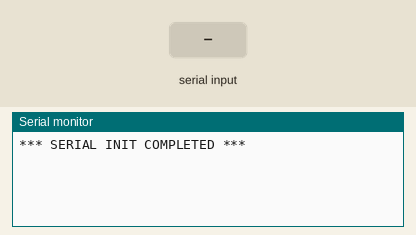
Simulated run of this sketch. Board: Arduino Nano, built with avr-gcc and run on an emulated ATmega328P. Parts: the last lines printed to the serial monitor. The inputs (shaded band) are chosen by the test bench.

Above: at 1.2 s.
1.3 s: "1" received over the second serial link
At 13.1 s:
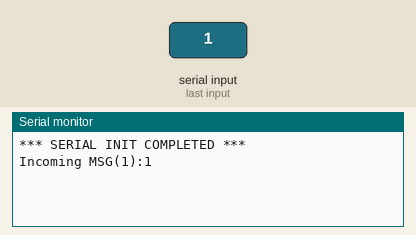
19.4 s: "0" received over the second serial link
At 25.9 s:
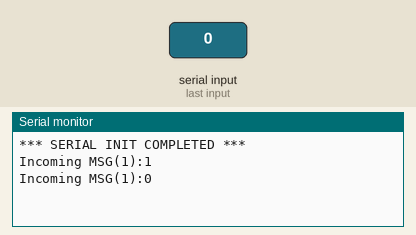
37.5 s: "2" received over the second serial link
At 50.3 s:
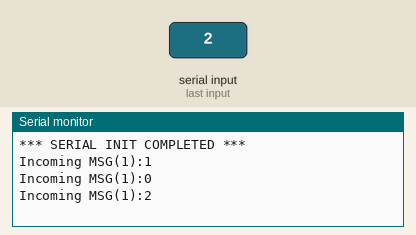

The sketch:

Arduino-hc06.ino
```cpp
// (licence header left out)
#include "SoftwareSerial.h"

SoftwareSerial hc06serial(10, 11);  // (RX,TX)

#define DEBUG 1
#define BUFFER_SIZE 64

char inData[BUFFER_SIZE];
char inChar = -1;
int count = 0;
int i = 0;

void setup()
{
  Serial.begin(9600);  // DEBUG CONSOLE !
  hc06serial.begin(9600); // HC-06 Serial over BT
  hc06serial.println(0x00); // write "something"
  #ifdef DEBUG
  Serial.println("*** SERIAL INIT COMPLETED ***");
  #endif
  hc06serial.println("*** Ping MSG to MDC-X ***");

}
void loop()
{

  byte bc = 0;

  // Sending some preset change commands to the MDC-X
  for(int j=1; j<=3;j++) {
    hc06serial.print("/mdc_layer1_preset");
    hc06serial.println(j);
    delay(2000);
  }

  // Sending some media change commands to the MDC-X
  for(int j=1; j<=3;j++) {
    hc06serial.print("/mdc_layer1_media");
    hc06serial.println(j);
    delay(2000);
  }

  bc = hc06serial.available();
  if (bc > 0) {
    for(i=0;i<bc;i++) { inData[i] = hc06serial.read(); }
    inData[i] = '\0';
    #ifdef DEBUG
    Serial.print("Incoming MSG(");
    Serial.print(bc);
    Serial.print("):");
    Serial.println(inData);
    #endif
  }
  delay(100);
}
```

Measured:
- after the input at 1.3 s, the serial monitor: prints a new line after 10.9 s (image 1)
- after the input at 19.4 s, the serial monitor: prints a new line after 5.0 s (image 2)
- after the input at 37.5 s, the serial monitor: prints a new line after 11.4 s (image 3)
